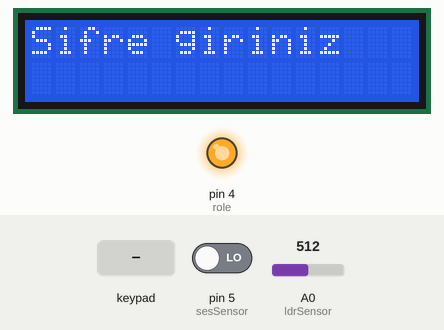
A sketch run on a simulated Arduino Uno, built with avr-gcc and run on an emulated ATmega328P. Parts: 16×2 character LCD, output pins drawn as LEDs (lit = HIGH). Dashed ring = blinking. Inputs (shaded band) come from the test bench; at power-on: A0 (ldrSensor) = 512, pin 5 (sesSensor) LOW. What the sketch prints to the serial monitor is not drawn.

Above: at 1.2 s.
1.3 s: keypad keys 1 9 9 9 # pressed 0.4 s apart
At 3.06 s:
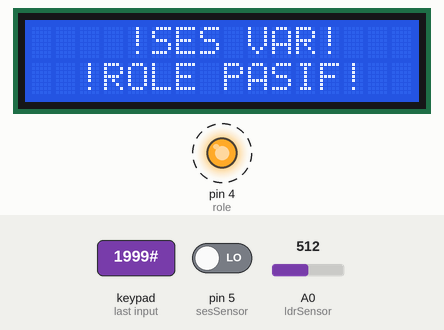
4.8 s: A0 (ldrSensor) set to 956
7.8 s: A0 (ldrSensor) set to 992
At 8.8 s:
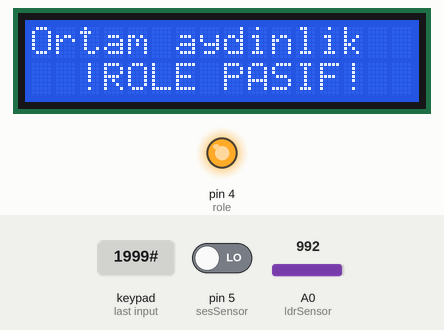
9.3 s: A0 (ldrSensor) set to 0
At 9.51 s:
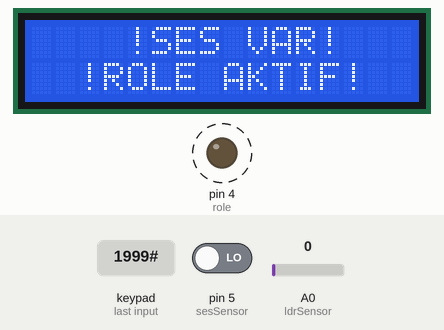
11.2 s: A0 (ldrSensor) set to 985
At 12.3 s:
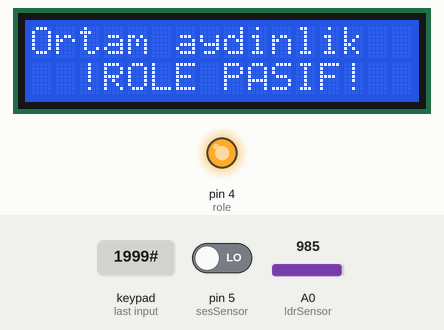
Timing chart, 0 to 13.7 s (numbered marks = the images above; inputs shaded):
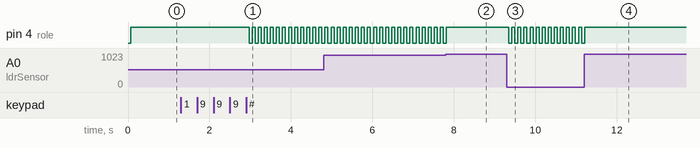

The sketch:

AKILLI_LAMBA_PROJESI_PROTEUS.ino
```cpp
#include <LiquidCrystal_I2C.h>
#include <Keypad.h>

#define ldrSensor A0
#define sesSensor 5
#define role      4

const byte satir = 4;
const byte sutun = 3;

char tuslar[satir][sutun] {
  {'1', '2', '3',},
  {'4', '5', '6',},
  {'7', '8', '9',},
  {'*', '0', '#',},
};

byte satirPin[satir] = {9, 8, 7, 6};
byte sutunPin[sutun] = {10, 11, 12};

char gelenKarakter;
const byte sifreBoy = 4;
char gelenSifre[sifreBoy];
const char belirlenenSifre[sifreBoy] = "1999";
byte sayac = 0;
int kontrol = -1;
byte kaliciSifreDeger = 1;
float ldrDeger;
byte sesDeger;
bool sesDurum = true;

void kullaniciGiris(void);
int sifreKontrol(void);

Keypad tusTakimi(makeKeymap(tuslar), satirPin, sutunPin, satir, sutun);
LiquidCrystal_I2C lcd(0x20, 16, 2);

void setup() {
  Serial.begin(9600);
  lcd.begin();
  pinMode(ldrSensor, INPUT);
  pinMode(sesSensor, INPUT);
  pinMode(role, OUTPUT);

  digitalWrite(role, HIGH);

  Serial.println("Şifre giriniz ");
  lcd.setCursor(0, 0);
  lcd.print("Sifre giriniz    ");

}

void loop() {
  // kullanıcının girdiği 4 haneli şifre burada kaydedilir.
  kullaniciGiris();

  kontrol = sifreKontrol();

  if (kontrol == 1) {
    Serial.println("\nŞifre doğru");
    lcd.setCursor(0, 0);
    lcd.print("Sifre dogru      ");
    lcd.setCursor(0, 1);
    lcd.print("                 ");

    while (kaliciSifreDeger) {
      ldrDeger = analogRead(ldrSensor);
      Serial.println(ldrDeger );
      if (ldrDeger < 975) {
        sesDeger = digitalRead(sesSensor);
        if (sesDeger == LOW) {
          delay(20);
          Serial.println("!SES VAR!");
          lcd.setCursor(0, 0);
          lcd.print("    !SES VAR!     ");
          if (sesDurum == true) {
            Serial.println("!!!!!RÖLE AKTİF!!!!!");
            digitalWrite(role, LOW); // röle aktif
            lcd.setCursor(0, 1);
            lcd.print("  !ROLE AKTIF!   ");
            delay(20);
            sesDurum = false;
          } else if (sesDurum == false) {
            Serial.println("!RÖLE PASİF!");
            digitalWrite(role, HIGH); // röle aktif değil
            lcd.setCursor(0, 1);
            lcd.print("  !ROLE PASIF!   ");
            delay(20);
            sesDurum = true;
          }
        }
      }
      else
      {
        lcd.setCursor(0, 0);
        lcd.print("Ortam aydinlik   ");
      }
    }
  } else if (kontrol == 0) {
    Serial.println("\nGirilen şifre doğru değil.");
    Serial.println("Tekrar deneyiniz.");
    lcd.setCursor(0, 0);
    lcd.print("Sifre yanlis     ");
    lcd.setCursor(0, 1);
    lcd.print("Tekrar deneyiniz ");
    delay(700);
    lcd.setCursor(0, 0);
    lcd.print("Sifre giriniz    ");
    lcd.setCursor(0, 1);
    lcd.print("                 ");
  }
}

void kullaniciGiris(void) {
  gelenKarakter = tusTakimi.getKey();
  if(gelenKarakter)
  {
    if(gelenKarakter == '#')
    {
      if(sayac < sifreBoy)
      {
        Serial.println("\nEksik karakter");
        Serial.println("Tekrar deneyiniz");
        lcd.setCursor(0, 0);
        lcd.print("Eksik karakter   ");
        lcd.setCursor(0, 1);
        lcd.print("Tekrar deneyiniz ");
        delay(700);
        lcd.setCursor(0, 0);
        lcd.print("Sifre giriniz    ");
        lcd.setCursor(0, 1);
        lcd.print("                 ");
        sayac = 0;
      }
      else if(sayac > sifreBoy)
      {
        Serial.println("\nFazla karakter");
        Serial.println("Tekrar deneyiniz");
        lcd.setCursor(0, 0);
        lcd.print("Fazla karakter   ");
        lcd.setCursor(0, 1);
        lcd.print("Tekrar deneyiniz ");
        delay(700);
        lcd.setCursor(0, 0);
        lcd.print("Sifre giriniz    ");
        lcd.setCursor(0, 1);
        lcd.print("                 ");
        sayac = 0;
      }
    }
    else
    {
      gelenSifre[sayac] = gelenKarakter;
      Serial.print(gelenSifre[sayac]);
      sayac++;
      for(int i = 0; i < sayac; i++)
      {
        lcd.setCursor(i, 1);
        lcd.print(gelenSifre[i]);
      }
    }
  }
}

int sifreKontrol(void) {
  if(sifreBoy == sayac && gelenKarakter == '#')
  {
    for (int i = 0; i < sifreBoy; i++)
    {
      if (gelenSifre[i] != belirlenenSifre[i]) {
        sayac = 0;
        return 0;
      }
    }
    return 1;
  }
  return -1;
}
```

Measured:
- the behaviour switches between 974 and 975 on A0 (ldrSensor) (found by bisection; images 1 and 2)
- after the input at 1.3 s, pin 4 (role): alternates HIGH for 0.07 s and LOW for 0.07 s, starting after 1.7 s; the display: first changes at once (image 1 shows a later state)
- after the input at 7.8 s, pin 4 (role): goes on until 7.8 s, then stays HIGH; the display: changes after 0.07 s (image 2)
- after the input at 9.3 s, pin 4 (role): alternates HIGH for 0.07 s and LOW for 0.07 s, starting after 0.05 s; the display: changes after 0.07 s (image 3)
- after the input at 11.2 s, pin 4 (role): goes on until 11.2 s, then stays HIGH; the display: changes after 0.06 s (image 4)
